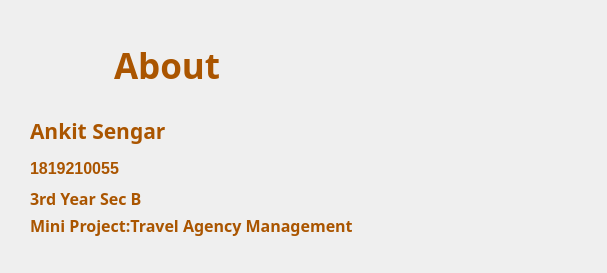
<?xml version="1.0" encoding="UTF-8"?>
<ui version="4.0">
 <class>about</class>
 <widget class="QDialog" name="about">
  <property name="geometry">
   <rect>
    <x>0</x>
    <y>0</y>
    <width>607</width>
    <height>273</height>
   </rect>
  </property>
  <property name="minimumSize">
   <size>
    <width>607</width>
    <height>0</height>
   </size>
  </property>
  <property name="maximumSize">
   <size>
    <width>607</width>
    <height>16777215</height>
   </size>
  </property>
  <property name="windowTitle">
   <string>Dialog</string>
  </property>
  <widget class="QLabel" name="aboutbg">
   <property name="geometry">
    <rect>
     <x>0</x>
     <y>0</y>
     <width>611</width>
     <height>431</height>
    </rect>
   </property>
   <property name="minimumSize">
    <size>
     <width>611</width>
     <height>0</height>
    </size>
   </property>
   <property name="maximumSize">
    <size>
     <width>611</width>
     <height>16777215</height>
    </size>
   </property>
   <property name="text">
    <string/>
   </property>
   <property name="pixmap">
    <pixmap>Resources/about.png</pixmap>
   </property>
  </widget>
  <widget class="QLabel" name="label">
   <property name="geometry">
    <rect>
     <x>114</x>
     <y>50</y>
     <width>111</width>
     <height>31</height>
    </rect>
   </property>
   <property name="font">
    <font>
     <family>Rockwell Condensed</family>
     <pointsize>26</pointsize>
     <weight>75</weight>
     <bold>true</bold>
    </font>
   </property>
   <property name="styleSheet">
    <string notr="true">color: qlineargradient(spread:pad, x1:1, y1:0, x2:1, y2:0, stop:0 rgba(170, 85, 0, 255), stop:1 rgba(255, 255, 255, 255));</string>
   </property>
   <property name="text">
    <string>About</string>
   </property>
  </widget>
  <widget class="QLabel" name="label_2">
   <property name="geometry">
    <rect>
     <x>30</x>
     <y>110</y>
     <width>161</width>
     <height>41</height>
    </rect>
   </property>
   <property name="font">
    <font>
     <family>Rockwell Condensed</family>
     <pointsize>16</pointsize>
     <weight>75</weight>
     <bold>true</bold>
    </font>
   </property>
   <property name="styleSheet">
    <string notr="true">color: qlineargradient(spread:pad, x1:1, y1:0, x2:1, y2:0, stop:0 rgba(170, 85, 0, 255), stop:1 rgba(255, 255, 255, 255));</string>
   </property>
   <property name="text">
    <string>Ankit Sengar</string>
   </property>
  </widget>
  <widget class="QLabel" name="label_3">
   <property name="geometry">
    <rect>
     <x>30</x>
     <y>160</y>
     <width>131</width>
     <height>16</height>
    </rect>
   </property>
   <property name="font">
    <font>
     <pointsize>12</pointsize>
     <weight>75</weight>
     <bold>true</bold>
    </font>
   </property>
   <property name="styleSheet">
    <string notr="true">color: qlineargradient(spread:pad, x1:1, y1:0, x2:1, y2:0, stop:0 rgba(170, 85, 0, 255), stop:1 rgba(255, 255, 255, 255));</string>
   </property>
   <property name="text">
    <string>1819210055</string>
   </property>
  </widget>
  <widget class="QLabel" name="label_4">
   <property name="geometry">
    <rect>
     <x>30</x>
     <y>210</y>
     <width>351</width>
     <height>31</height>
    </rect>
   </property>
   <property name="font">
    <font>
     <family>Rockwell Condensed</family>
     <pointsize>12</pointsize>
     <weight>75</weight>
     <bold>true</bold>
    </font>
   </property>
   <property name="styleSheet">
    <string notr="true">color: qlineargradient(spread:pad, x1:1, y1:0, x2:1, y2:0, stop:0 rgba(170, 85, 0, 255), stop:1 rgba(255, 255, 255, 255));</string>
   </property>
   <property name="text">
    <string>Mini Project:Travel Agency Management</string>
   </property>
  </widget>
  <widget class="QLabel" name="label_5">
   <property name="geometry">
    <rect>
     <x>30</x>
     <y>190</y>
     <width>141</width>
     <height>16</height>
    </rect>
   </property>
   <property name="font">
    <font>
     <family>Rockwell Condensed</family>
     <pointsize>12</pointsize>
     <weight>75</weight>
     <bold>true</bold>
    </font>
   </property>
   <property name="styleSheet">
    <string notr="true">color: qlineargradient(spread:pad, x1:1, y1:0, x2:1, y2:0, stop:0 rgba(170, 85, 0, 255), stop:1 rgba(255, 255, 255, 255));</string>
   </property>
   <property name="text">
    <string>3rd Year Sec B</string>
   </property>
  </widget>
 </widget>
 <resources/>
 <connections/>
</ui>
